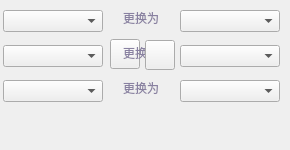
<?xml version="1.0" encoding="UTF-8"?>
<ui version="4.0">
 <class>ChangeSenatorSwitchWidget</class>
 <widget class="QWidget" name="ChangeSenatorSwitchWidget">
  <property name="geometry">
   <rect>
    <x>0</x>
    <y>0</y>
    <width>290</width>
    <height>150</height>
   </rect>
  </property>
  <property name="windowTitle">
   <string>Form</string>
  </property>
  <widget class="QToolButton" name="addBtn">
   <property name="geometry">
    <rect>
     <x>110</x>
     <y>39</y>
     <width>30</width>
     <height>30</height>
    </rect>
   </property>
   <property name="font">
    <font>
     <family>微软雅黑</family>
     <weight>50</weight>
     <italic>false</italic>
     <bold>false</bold>
    </font>
   </property>
   <property name="cursor">
    <cursorShape>PointingHandCursor</cursorShape>
   </property>
   <property name="styleSheet">
    <string notr="true"/>
   </property>
   <property name="text">
    <string/>
   </property>
   <property name="BtnStyle" stdset="0">
    <string>senatoradd</string>
   </property>
  </widget>
  <widget class="QComboBox" name="candidate2">
   <property name="geometry">
    <rect>
     <x>180</x>
     <y>45</y>
     <width>100</width>
     <height>22</height>
    </rect>
   </property>
  </widget>
  <widget class="QComboBox" name="senator2">
   <property name="geometry">
    <rect>
     <x>3</x>
     <y>45</y>
     <width>100</width>
     <height>22</height>
    </rect>
   </property>
  </widget>
  <widget class="QComboBox" name="candidate3">
   <property name="geometry">
    <rect>
     <x>180</x>
     <y>80</y>
     <width>100</width>
     <height>22</height>
    </rect>
   </property>
  </widget>
  <widget class="QComboBox" name="senator1">
   <property name="geometry">
    <rect>
     <x>3</x>
     <y>10</y>
     <width>100</width>
     <height>22</height>
    </rect>
   </property>
  </widget>
  <widget class="QComboBox" name="candidate1">
   <property name="geometry">
    <rect>
     <x>180</x>
     <y>10</y>
     <width>100</width>
     <height>22</height>
    </rect>
   </property>
  </widget>
  <widget class="QLabel" name="label1">
   <property name="geometry">
    <rect>
     <x>106</x>
     <y>10</y>
     <width>70</width>
     <height>16</height>
    </rect>
   </property>
   <property name="styleSheet">
    <string notr="true">QLabel{color: rgb(137,129,161);
font: 11px &quot;Microsoft YaHei UI Light&quot;;}</string>
   </property>
   <property name="text">
    <string>更换为</string>
   </property>
   <property name="alignment">
    <set>Qt::AlignCenter</set>
   </property>
  </widget>
  <widget class="QLabel" name="label2">
   <property name="geometry">
    <rect>
     <x>106</x>
     <y>45</y>
     <width>70</width>
     <height>16</height>
    </rect>
   </property>
   <property name="styleSheet">
    <string notr="true">QLabel{color: rgb(137,129,161);
font: 11px &quot;Microsoft YaHei UI Light&quot;;}</string>
   </property>
   <property name="text">
    <string>更换为</string>
   </property>
   <property name="alignment">
    <set>Qt::AlignCenter</set>
   </property>
  </widget>
  <widget class="QLabel" name="label3">
   <property name="geometry">
    <rect>
     <x>106</x>
     <y>80</y>
     <width>70</width>
     <height>16</height>
    </rect>
   </property>
   <property name="styleSheet">
    <string notr="true">QLabel{color: rgb(137,129,161);
font: 11px &quot;Microsoft YaHei UI Light&quot;;}</string>
   </property>
   <property name="text">
    <string>更换为</string>
   </property>
   <property name="alignment">
    <set>Qt::AlignCenter</set>
   </property>
  </widget>
  <widget class="QComboBox" name="senator3">
   <property name="geometry">
    <rect>
     <x>3</x>
     <y>80</y>
     <width>100</width>
     <height>22</height>
    </rect>
   </property>
  </widget>
  <widget class="QToolButton" name="delBtn">
   <property name="geometry">
    <rect>
     <x>145</x>
     <y>40</y>
     <width>30</width>
     <height>30</height>
    </rect>
   </property>
   <property name="font">
    <font>
     <family>微软雅黑</family>
     <weight>50</weight>
     <italic>false</italic>
     <bold>false</bold>
    </font>
   </property>
   <property name="cursor">
    <cursorShape>PointingHandCursor</cursorShape>
   </property>
   <property name="styleSheet">
    <string notr="true"/>
   </property>
   <property name="text">
    <string/>
   </property>
   <property name="BtnStyle" stdset="0">
    <string>senatordel</string>
   </property>
  </widget>
 </widget>
 <resources/>
 <connections/>
</ui>
